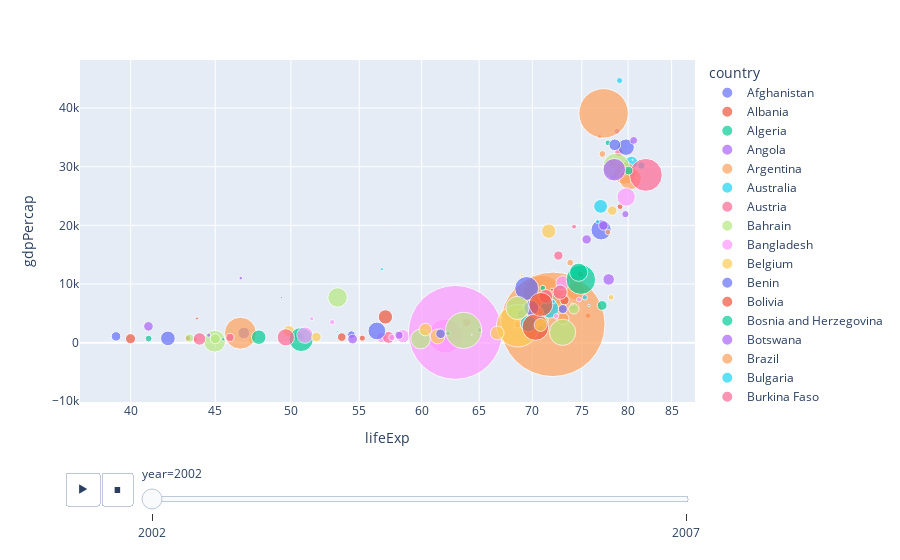

The cell this chart's notebook holds for it:
### Code cell
%matplotlib inline
# years = data['year'].unique()
new_data = data[data["year"]>=2002]

fig = px.scatter(new_data, 
              x='lifeExp',
              y= 'gdpPercap',
              size = 'pop',
              color= 'country',
              hover_name = 'country',
              animation_frame = 'year',
              animation_group = 'country',
              log_x = True,
              size_max = 75)
fig.show()
